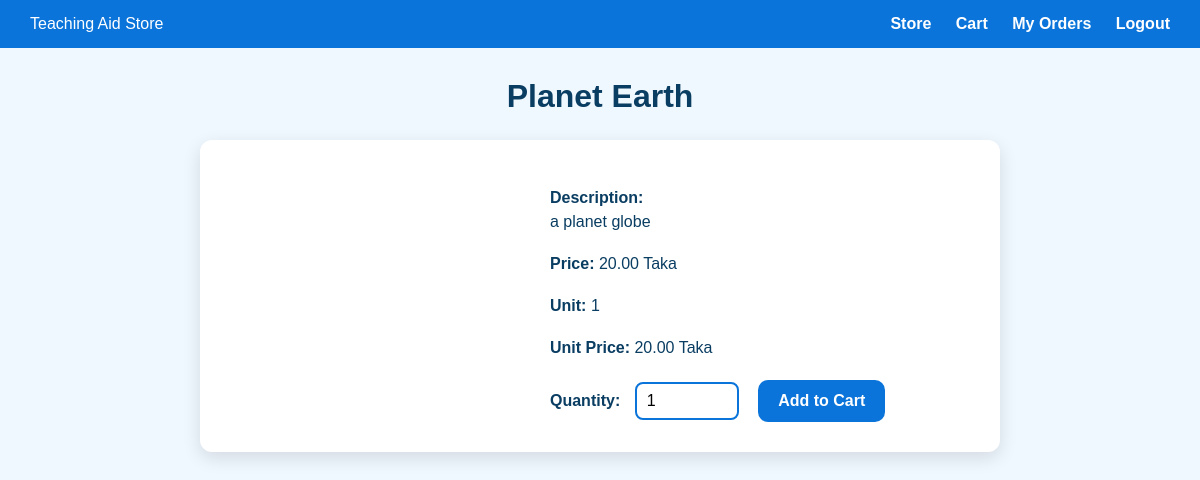
The page /user_teaching_aid_detail.php?id=1 (signed in) on the database its author committed.
### tables this page shows
CREATE TABLE `teaching_aid_items` (
  `id` int(11) NOT NULL,
  `name` varchar(255) NOT NULL,
  `price` decimal(10,2) NOT NULL,
  `description` text DEFAULT NULL,
  `unit` varchar(50) DEFAULT NULL,
  `unit_price` decimal(10,2) NOT NULL,
  `picture` varchar(255) DEFAULT NULL,
  `video` varchar(255) DEFAULT NULL,
  `created_at` timestamp NOT NULL DEFAULT current_timestamp()
);

### user_teaching_aid_detail.php (the view, shortened to what this page needs)
<?php
include 'db.php';
$id = intval($_GET['id']);
$stmt = $conn->prepare("SELECT * FROM teaching_aid_items WHERE id = ?");
$stmt->bind_param("i", $id);
$stmt->execute();
$result = $stmt->get_result();
$item = $result->fetch_assoc();
?>
<!DOCTYPE html>
<html lang="en">
<head>
</head>
<body>
<nav>
  <div>Teaching Aid Store</div>
  <div>
    <a href="user_teaching_aid_store.php">Store</a>
    <a href="user_cart.php">Cart</a>
    <a href="user_order_status.php">My Orders</a>
    <a href="parent_logout.php">Logout</a>
  </div>
</nav>
<div class="container">
  <h1><?php echo htmlspecialchars($item['name']); ?></h1>
  <div class="content">
    <div class="media">
    </div>
    <div class="details">
      <p><strong>Description:</strong><br><?php echo nl2br(htmlspecialchars($item['description'])); ?></p>
      <p><strong>Price:</strong> <?php echo number_format($item['price'],2); ?> Taka</p>
      <p><strong>Unit:</strong> <?php echo htmlspecialchars($item['unit']); ?></p>
      <p><strong>Unit Price:</strong> <?php echo number_format($item['unit_price'],2); ?> Taka</p>
      <form method="POST" novalidate>
        <label for="quantity">Quantity:</label>
        <input type="number" name="quantity" id="quantity" min="1" value="1" required />
        <button type="submit" name="add_to_cart">Add to Cart</button>
      </form>
    </div>
  </div>
</div>
</body>
</html>

### user_teaching_aid_detail.php (style rules this page uses)
body { font-family: 'Poppins', sans-serif; background: #f0f8ff url('shop.png') no-repeat center center fixed; background-size: cover; color: #0a3d62; margin: 0; min-height: 100vh; }
nav { background: #0a74da; padding: 15px 30px; color: white; display: flex; justify-content: space-between; align-items: center; }
nav a { color: white; text-decoration: none; margin-left: 20px; font-weight: 600; font-size: 16px; transition: color 0.3s ease; }
.container { max-width: 800px; margin: 30px auto; padding: 0 20px 50px; }
h1 { text-align: center; margin-bottom: 25px; font-weight: 700; }
.content { background: white; border-radius: 12px; padding: 30px; box-shadow: 0 6px 18px rgba(0,0,0,0.12); display: flex; flex-wrap: wrap; gap: 30px; }
.media { flex: 1 1 280px; }
.details { flex: 2 1 400px; }
.details p { font-size: 16px; line-height: 1.5; margin-bottom: 18px; }
form { margin-top: 20px; }
form label { font-weight: 600; margin-right: 10px; }
form input[type=number] { width: 80px; padding: 8px 10px; border-radius: 8px; border: 2px solid #0a74da; font-size: 16px; transition: border-color 0.3s ease; }
form button { background: #0a74da; color: white; padding: 12px 20px; border: none; border-radius: 10px; cursor: pointer; font-weight: 700; font-size: 16px; margin-left: 15px; transition: background 0.3s ease; }

### rows shown on the page
teaching_aid_items: name "Planet Earth", description "a planet globe", price "20.00", unit "1", unit_price "20.00"
